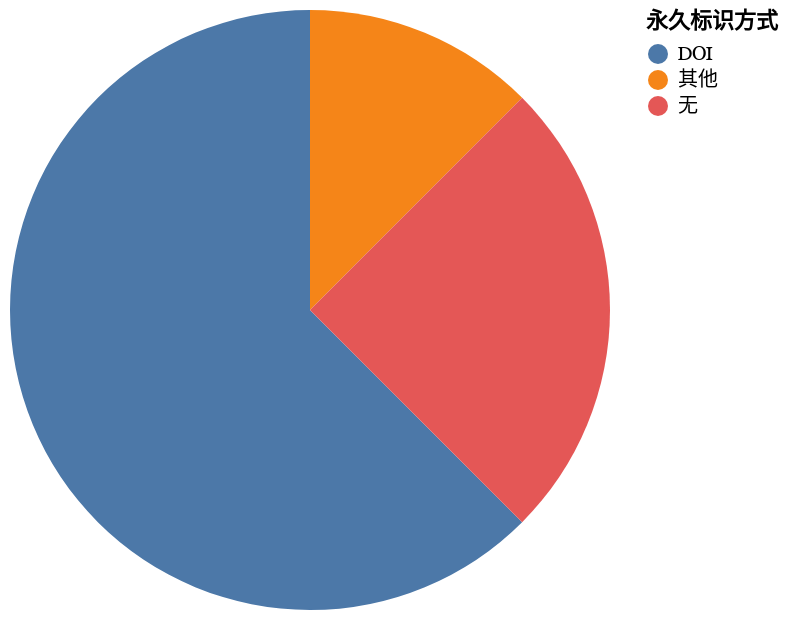

Notebook code cell kept with this figure:
### Code cell
data = DataFrame(
    pidSystem=["DOI", "其他", "无"],
    count=[5, 1, 2]
)

data |> @vlplot(:arc,
    theta = :count,
    color = {:pidSystem, title = "永久标识方式"},
    order = :count,
    view = {stroke = nothing}
)

### Figure 1 — Vega-Lite specification as saved in the notebook (floating-point values rounded to 4 significant figures)
{"data": {"values": [{"count": 5, "pidSystem": "DOI"}, {"count": 1, "pidSystem": "其他"}, {"count": 2, "pidSystem": "无"}]}, "encoding": {"color": {"field": "pidSystem", "title": "永久标识方式", "type": "nominal"}, "order": {"field": "count", "type": "quantitative"}, "theta": {"field": "count", "type": "quantitative"}}, "mark": "arc", "view": {"stroke": null}}
